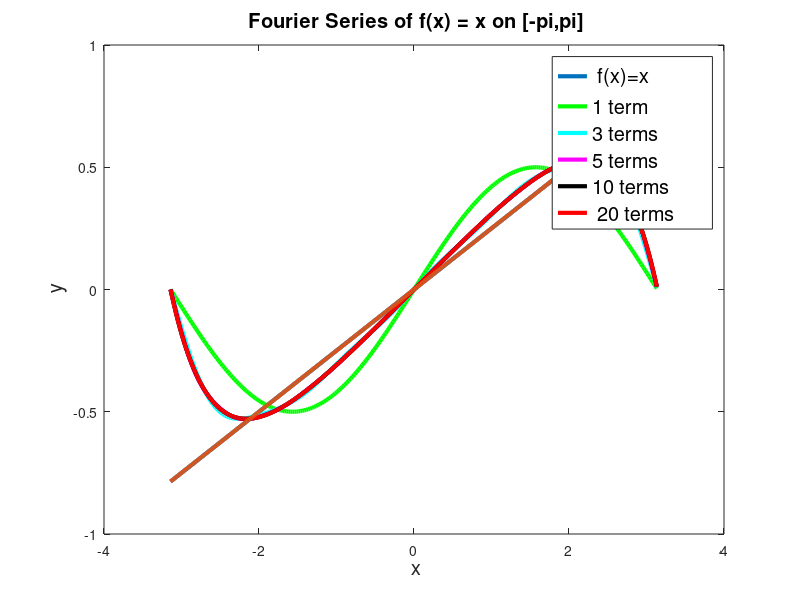

Write the MATLAB code that produced this figure.
function ODE_Fourier_Series()

%[-L,L]
x=-pi:0.025:pi;

%function, f(x) = x
y=1/4*x;

y1 = compute_Series(1,x);
y5 = compute_Series(5,x);
y10= compute_Series(10,x);
y25= compute_Series(25,x);
y50= compute_Series(50,x);

LW = 3;
plot(x,y,'-','LineWidth',LW); hold on;
plot(x,y1,'g-','LineWidth',LW); hold on;
plot(x,y5,'c-','LineWidth',LW); hold on;
plot(x,y10,'m-','LineWidth',LW); hold on;
plot(x,y25,'k-','LineWidth',LW); hold on;
plot(x,y50,'r-','LineWidth',LW); hold on;
plot(x,y,'-','LineWidth',LW); hold on;
title('\fontsize{20} Fourier Series of f(x) = x on [-pi,pi]');
xlabel('\fontsize{20} x');
ylabel('\fontsize{20} y');
legend('\fontsize{20} f(x)=x','\fontsize{20}1 term','\fontsize{20}3 terms','\fontsize{20}5 terms','\fontsize{20}10 terms','\fontsize{20} 20 terms');



%%%%%%%%%%%%%%%%%%%%%%%%%%%%%%%%%%%%%%%%%%%%%%%%%%%%%%%%%%%%%%%%%
%
% Compute Fourier Series for f(x) = x on [-pi,pi]
%
%%%%%%%%%%%%%%%%%%%%%%%%%%%%%%%%%%%%%%%%%%%%%%%%%%%%%%%%%%%%%%%%%

function yVec = compute_Series(N,xVec)

for j=1:length(xVec)
    x = xVec(j);
    series = 0;
    for n=1:N
        series = series + ( 2/(n*(3+n^2)) )*(-1)^(n+1) * sin(n*x);
    end
    yVec(j) = series;
end